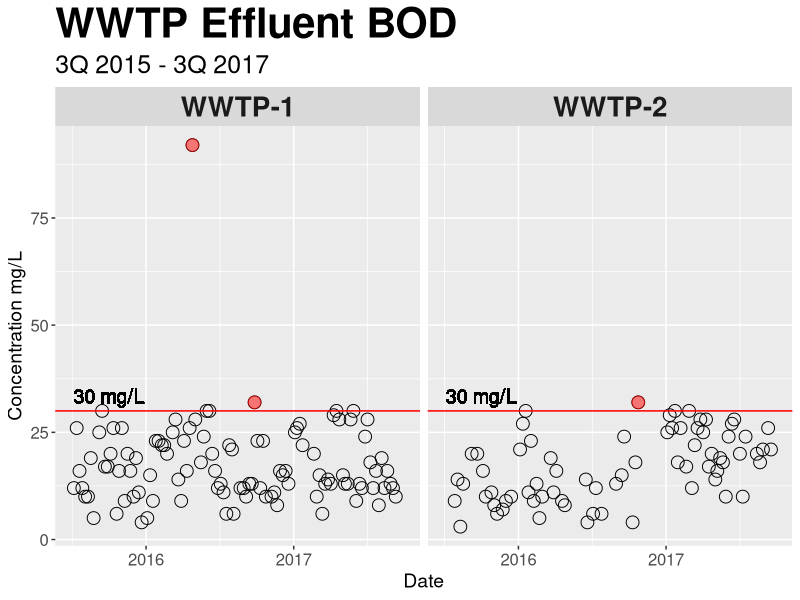
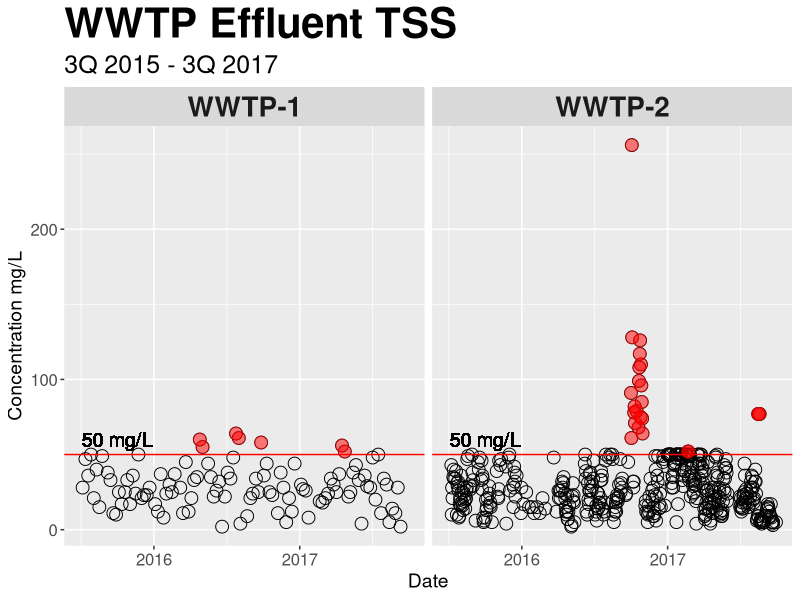
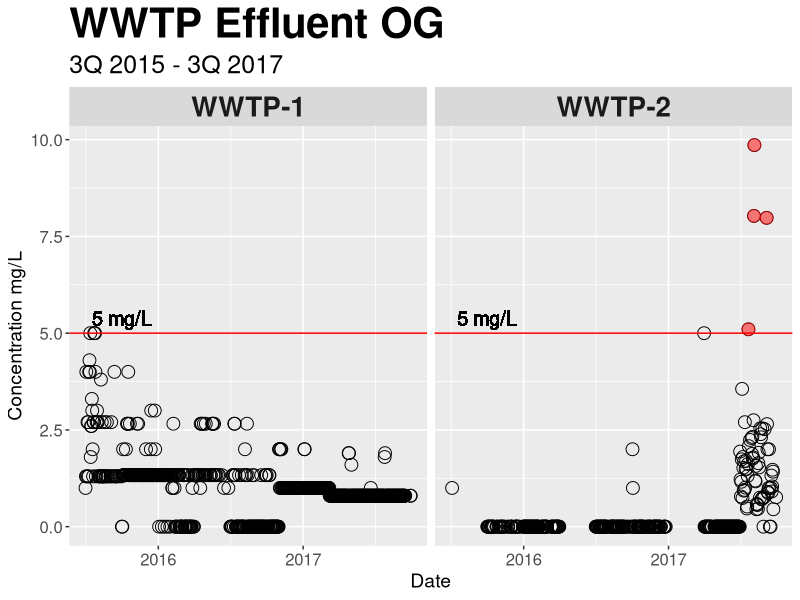
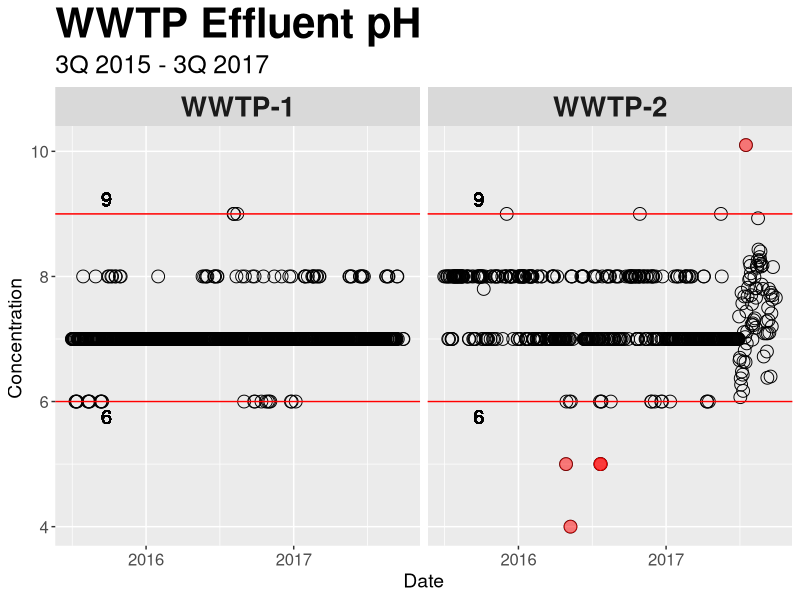
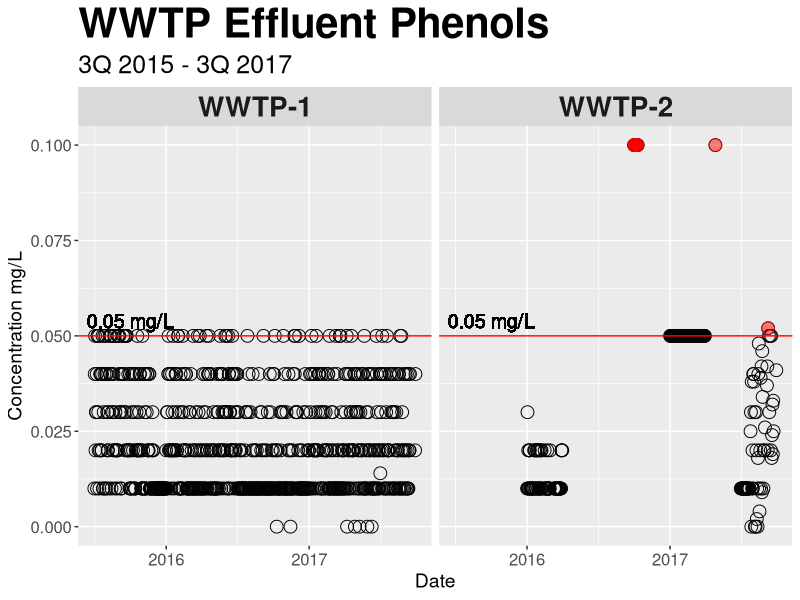
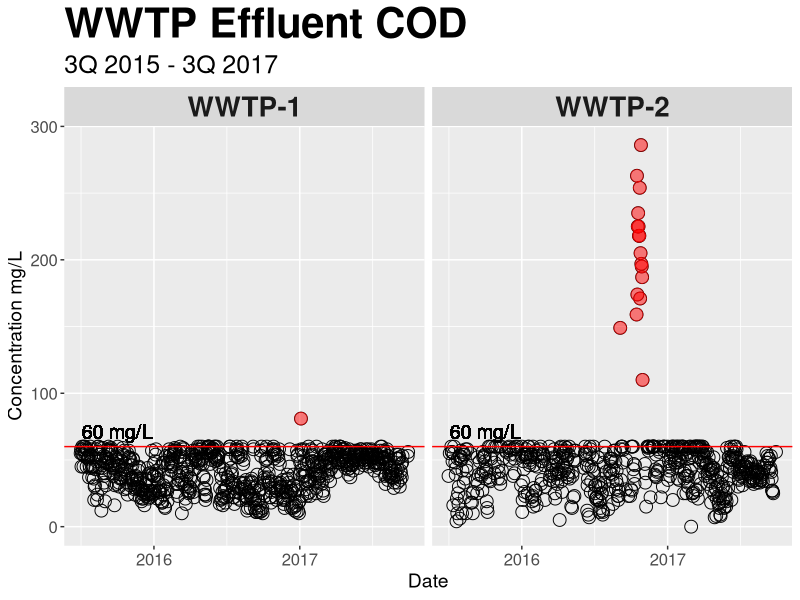
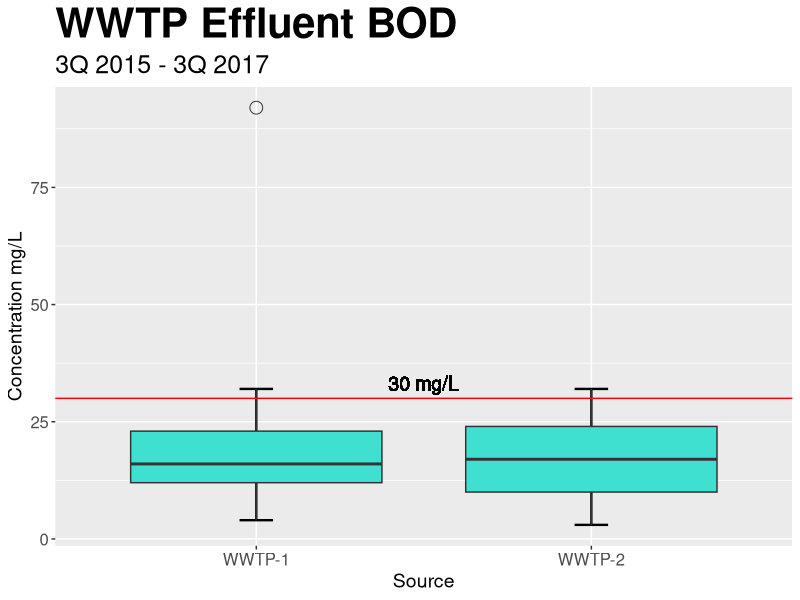
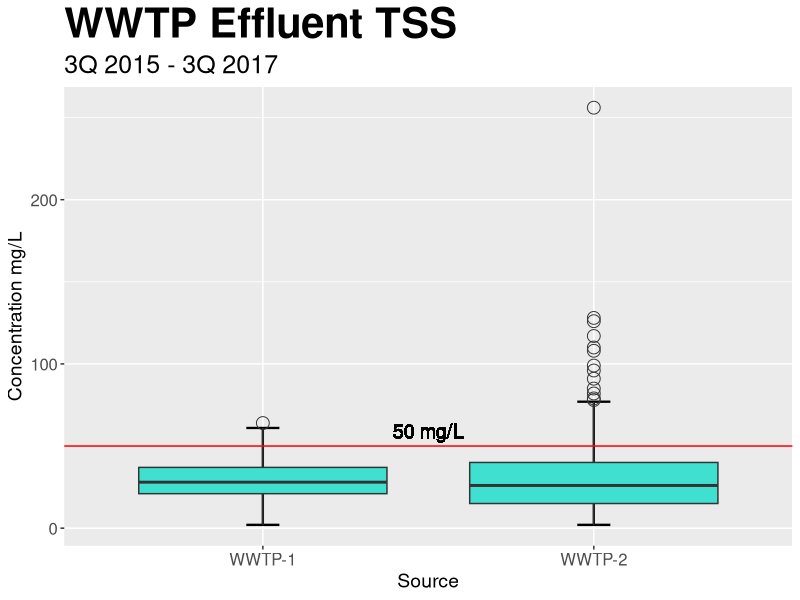

These charts were generated, in order, by the following R code:
library(ggplot2)
library(dplyr)
library(lubridate)

## Read data into R and save raw data
WWTP1 <- read.csv("WWTP1.csv", stringsAsFactors = FALSE, 
                  na.strings = c("", "-", "no sample", "No data", "no data"))

WWTP2 <- read.csv("WWTP2.csv", stringsAsFactors = FALSE, 
                  na.strings = c("", "-", "no sample", "No data", "no data"))

rawdata <- tbl_df(rbind(
        mutate(WWTP1, Source = as.factor("WWTP-1")),
        mutate(WWTP2, Source = as.factor("WWTP-2")) 
))
remove(WWTP1, WWTP2)

## Save compiled raw data
parameters <- c("BOD", "TSS", "OG", "pH", "Phenols", "COD")
colnames(rawdata) <- c("Date", "Discharge", parameters, "Source")
rawdata$Date <- as.Date(rawdata$Date, format = "%m/%d/%Y")
write.csv(rawdata, "WWTP-rawdata.csv", row.names = FALSE)

## Clean raw data and save as full data
fulldata <- rawdata

## Replace Phenols recorded as <0.1 with NA
fulldata$Phenols[grep(pattern="<", x=fulldata$Phenols)] <- NA

## Replace "nil" with 0, convert data to numeric
for (i in parameters) {
        fulldata[[i]] <- gsub("nil", x = fulldata[[i]], replacement = 0)
        fulldata[[i]] <- as.numeric(fulldata[[i]])
}

## Save full data
write.csv(fulldata, "WWTP-fulldata.csv", row.names = FALSE)


## Manila bay was reclassifed from Class SC to Class SB
## Company followed Class SB limits starting on April 17, 2015
## For simplification, whole 2Q 2015 was removed from analysis
index.2Q15 <- which(fulldata$Date < as.Date("7/1/2015", format = "%m/%d/%Y"))
Q215 <- fulldata[index.2Q15, ]

## Often when parameters are offspec, effluent is not discharged to Manila bay
## Identify data from instances with No discharge
index.nodis <- which(fulldata$Discharge %in% c("No discharge", "0", "Maintenance S/D"))
Nodis <- fulldata[index.nodis, ]
write.csv(Nodis, "WWTP-Nodischarge.csv", row.names = FALSE)

## Remove No discharge data and Class SC data
clean <- fulldata[!(1:nrow(fulldata) %in% unique(c(index.2Q15,index.nodis))), ]
write.csv(clean, "WWTP-cleandata.csv", row.names = FALSE)

## Add periods for plotting
pd <- as.Date("1/1/2017", format = "%m/%d/%Y") 
cleanpd <- clean %>% mutate(Year = as.factor(year(Date)), Quarter = as.factor(
                paste0(Year, " ", quarter(Date), "Q"))
        ) %>% select(-Discharge)

## Clean Environment
remove(rawdata, fulldata, Q215, Nodis)
remove(index.2Q15, index.nodis, clean)

## Create Clean Plots

## Create "pol" data frame for looped plotting
pol <- data.frame(
        type = parameters,
        hlim = c(30, 50, 5, 9.0, 0.05, 60),
        llim = c(NA, NA, NA, 6.0, NA, NA),
        units = c(rep("mg/L",3), "", rep("mg/L", 2)),
        stringsAsFactors = FALSE)

pos <- as.Date("10/01/2015", format = "%m/%d/%Y")
th <- theme(
        plot.title = element_text(size = 30, face = "bold"),
        plot.subtitle = element_text(size = 18),
        axis.text = element_text(size = 12),
        axis.title = element_text(size = 14),
        strip.text.x = element_text(face = "bold", size = 20)
        )
ticks <- scale_x_date(breaks = as.Date(c("1/1/2016", "1/1/2017"),
        format = "%m/%d/%Y"), labels = c("2016", 2017))


## 1. Create Scatter Plots for Exploratory Analysis
for (i in 1:6){
        png(paste("Scatter", pol$type[i], ".png"), width = 640, height = 480) 
        print({
                ggplot(cleanpd, aes_string(x = "Date", y = pol$type[i])) +
                        facet_grid(facets = . ~ Source) + th + ticks +
                        labs(subtitle = "3Q 2015 - 3Q 2017",
                                y = paste("Concentration", pol$units[i])) +
                        geom_point(shape = 1, size = 4) +
                        ## High limit
                        geom_point(data = filter_(cleanpd,
                                paste(pol$type[i], ">", pol$hlim[i])),
                                col = "red", alpha = 0.5, size = 4) +
                        geom_hline(yintercept = pol$hlim[i], col = "red") +  
                        geom_text(aes(x = pos, y = pol$hlim[i],
                                label = paste(pol$hlim[i], pol$units[i]),
                                vjust = -0.5), size = 5) +
                        ## Low limit
                        geom_point(data = filter_(cleanpd,
                                paste(pol$type[i], "<", pol$llim[i])),
                                   col = "red", alpha = 0.5, size = 4) +
                        geom_hline(yintercept = pol$llim[i], col = "red") +  
                        geom_text(aes(x = pos, y = pol$llim[i],
                                      label = paste(pol$llim[i], pol$units[i]),
                                      vjust = 1.5), size = 5) + 
                        labs(title = paste("WWTP Effluent", pol$type[i])) 
        })   
        dev.off()
}

## Major noncompliances were observed for TSS and COD on 4th quarter 2016.
## A lot of quarters are missing from Phenols data


## 2. Create box plots per whole Time (~3 years)
## Environmental Performance charts are traditionally submitted as box plots
for (i in 1:6){
        png(paste("BoxT", pol$type[i], ".png"), width = 640, height = 480) 
        print({
                ggplot(cleanpd, aes_string(x = "Source", y = pol$type[i])) + th +
                        labs(subtitle = "3Q 2015 - 3Q 2017",
                             y = paste("Concentration", pol$units[i])) +
                        stat_boxplot(geom ="errorbar", width = 0.1, size = 0.8) +
                        geom_boxplot(fill = "turquoise", outlier.size = 4,
                                outlier.shape = 1) +
                        ## High limit
                        geom_hline(yintercept = pol$hlim[i], col = "red") +
                        geom_text(aes(x = 1.5, y = pol$hlim[i],
                                label = paste(pol$hlim[i], pol$units[i]),
                                vjust = -0.5), size = 5) +
                        ## Low limit
                        geom_hline(yintercept = pol$llim[i], col = "red") +
                        geom_text(aes(x = 1.5, y = pol$llim[i],
                                      label = paste(pol$llim[i], pol$units[i]),
                                      vjust = 1.5), size = 5) +
                        labs(title = paste("WWTP Effluent", pol$type[i]))
        })
        dev.off()
}

## Boxplots for the whole time frame (2015-2017) have whiskers extending beyond 
## the regulatory limits. These boxplots do not show that the company had been 
## fully compliant since the later quarters of 2017.


## 3. Create box plots per year
for (i in 1:6){
        png(paste("BoxY", pol$type[i], ".png"), width = 640, height = 480) 
        print({
                ggplot(cleanpd, aes_string(x = "Year", y = pol$type[i])) + th +
                        facet_grid(facets = . ~ Source) +
                        labs(subtitle = "3Q 2015 - 3Q 2017",
                             y = paste("Concentration", pol$units[i])) +
                        stat_boxplot(geom ="errorbar", width = 0.1, size = 0.8) +
                        geom_boxplot(fill = "turquoise", outlier.size = 4,
                                     outlier.shape = 1) +
                        ## High limit
                        geom_hline(yintercept = pol$hlim[i], col = "red") +
                        geom_text(aes(x = 2, y = pol$hlim[i],
                                      label = paste(pol$hlim[i], pol$units[i]),
                                      vjust = -0.5), size = 5) +
                        ## Low limit
                        geom_hline(yintercept = pol$llim[i], col = "red") +
                        geom_text(aes(x = 2, y = pol$llim[i],
                                      label = paste(pol$llim[i], pol$units[i]),
                                      vjust = 1.5), size = 5) +
                        labs(title = paste("WWTP Effluent", pol$type[i]))
        })
        dev.off()
}

## Even though the box plots per year already shows the great improvement of the
## company in following regulatory limits by year 2017, it did not show the 
## progressive improvement within 2017 particularly in TSS and Phenols whose 
## 2017 box plots still have whiskers extending beyond the regulatory limits.


## 4. Create box plots per quarter
for (i in 1:6){
        png(paste("BoxQ", pol$type[i], ".png"), width = 640, height = 480) 
        print({
                ggplot(cleanpd, aes_string(x = "Quarter", y = pol$type[i])) + th +
                        facet_grid(facets = Source ~ .) +
                        labs(subtitle = "3Q 2015 - 3Q 2017",
                             y = paste("Concentration", pol$units[i])) +
                        stat_boxplot(geom ="errorbar", width = 0.1, size = 0.8) +
                        geom_boxplot(fill = "turquoise", outlier.size = 4,
                                     outlier.shape = 1) +
                        ## High limit
                        geom_hline(yintercept = pol$hlim[i], col = "red") +
                        geom_text(aes(x = 2, y = pol$hlim[i],
                                      label = paste(pol$hlim[i], pol$units[i]),
                                      vjust = -0.5), size = 5) +
                        ## Low limit
                        geom_hline(yintercept = pol$llim[i], col = "red") +
                        geom_text(aes(x = 2, y = pol$llim[i],
                                      label = paste(pol$llim[i], pol$units[i]),
                                      vjust = 1.5), size = 5) +
                        labs(title = paste("WWTP Effluent", pol$type[i]))
        })
        dev.off()
}

## Box plots per quarter show improvement from 1Q 2017 to 3Q 2017.
## However, plotter per quarter also emphasizes major noncompliances in TSS and
## COD on 4th quarter 2016, as well as record gaps in Phenols.



## 5. Create box plots per mixed period
## Yearly for 2015 and 2016, quarterly for 2017

cleanpd <- mutate(cleanpd, Period = ifelse(Date < pd, levels(Year)[Year],
                levels(Quarter)[Quarter]))

for (i in 1:6){
        png(paste("BoxP", pol$type[i], ".png"), width = 640, height = 480) 
        print({
                ggplot(cleanpd, aes_string(x = "Period", y = pol$type[i])) + th +
                        facet_grid(facets = . ~ Source) +
                        labs(subtitle = "3Q 2015 - 3Q 2017",
                             y = paste("Concentration", pol$units[i])) +
                        stat_boxplot(geom ="errorbar", width = 0.1, size = 0.8) +
                        geom_boxplot(fill = "turquoise", outlier.size = 4,
                                     outlier.shape = 1) +
                        ## High limit
                        geom_hline(yintercept = pol$hlim[i], col = "red") +
                        geom_text(aes(x = 2, y = pol$hlim[i],
                                      label = paste(pol$hlim[i], pol$units[i]),
                                      vjust = -0.5), size = 5) +
                        ## Low limit
                        geom_hline(yintercept = pol$llim[i], col = "red") +
                        geom_text(aes(x = 2, y = pol$llim[i],
                                      label = paste(pol$llim[i], pol$units[i]),
                                      vjust = 1.5), size = 5) +
                        labs(title = paste("WWTP Effluent", pol$type[i]))
        })
        dev.off()
}

## Almost all of the box plots now have whiskers below the limit.
## The medians are also progressing downwards from 1Q to 3Q 2017.
## However, there are blatant outliers for TSS and COD that are skewing plots.
## Adjusting the plot y-axis limit will allow for better.


## 6. Create bound period box plots

pol$ylimh <- c(45, 80, 5, 10, 0.12, 120)
pol$yliml <- c(0, 0, 0, 4, 0, 0)

for (i in 1:6){
        png(paste("BoundBoxP", pol$type[i], ".png"), width = 640, height = 480) 
        print({
                ggplot(cleanpd, aes_string(x = "Period", y = pol$type[i])) + th +
                        facet_grid(facets = . ~ Source) +
                        coord_cartesian(ylim = c(pol$yliml[i], pol$ylimh[i])) +
                        labs(subtitle = "3Q 2015 - 3Q 2017",
                             y = paste("Concentration", pol$units[i])) +
                        stat_boxplot(geom ="errorbar", width = 0.1, size = 0.8) +
                        geom_boxplot(fill = "turquoise", outlier.size = 4,
                                     outlier.shape = 1) +
                        ## High limit
                        geom_hline(yintercept = pol$hlim[i], col = "red") +
                        geom_text(aes(x = 2, y = pol$hlim[i],
                                      label = paste(pol$hlim[i], pol$units[i]),
                                      vjust = -0.5), size = 5) +
                        ## Low limit
                        geom_hline(yintercept = pol$llim[i], col = "red") +
                        geom_text(aes(x = 2, y = pol$llim[i],
                                      label = paste(pol$llim[i], pol$units[i]),
                                      vjust = 1.5), size = 5) +
                        labs(title = paste("WWTP Effluent", pol$type[i]))
        })
        dev.off()
}

## These are the final plots proposed to management and which they found acceptable.
